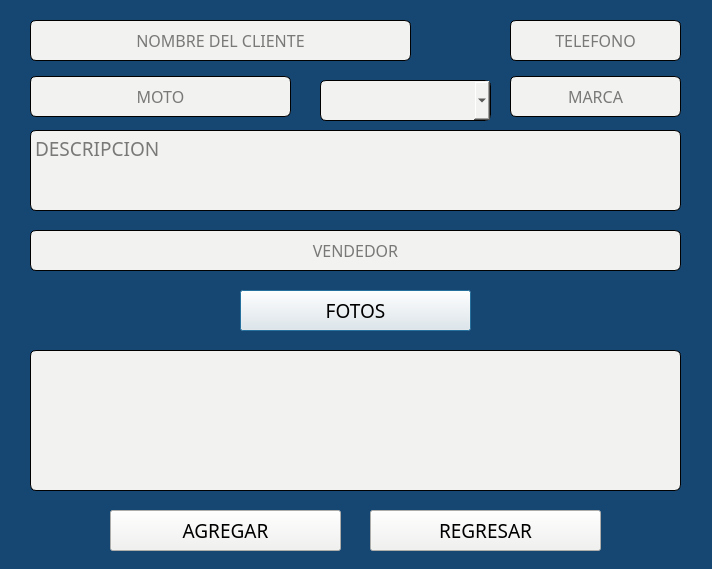
<?xml version="1.0" encoding="UTF-8"?>
<ui version="4.0">
 <class>Dialog</class>
 <widget class="QDialog" name="Dialog">
  <property name="geometry">
   <rect>
    <x>0</x>
    <y>0</y>
    <width>712</width>
    <height>569</height>
   </rect>
  </property>
  <property name="windowTitle">
   <string>CREAR PEDIDO</string>
  </property>
  <property name="styleSheet">
   <string notr="true">background-color: rgb(22, 71, 115);</string>
  </property>
  <widget class="QLineEdit" name="textName">
   <property name="geometry">
    <rect>
     <x>30</x>
     <y>20</y>
     <width>381</width>
     <height>41</height>
    </rect>
   </property>
   <property name="font">
    <font>
     <family>FiraCode Nerd Font</family>
     <pointsize>12</pointsize>
    </font>
   </property>
   <property name="styleSheet">
    <string notr="true">border-radius: 6px;
background-color: rgb(242, 242, 240);
border: 1px solid;</string>
   </property>
   <property name="alignment">
    <set>Qt::AlignCenter</set>
   </property>
   <property name="placeholderText">
    <string>NOMBRE DEL CLIENTE</string>
   </property>
  </widget>
  <widget class="QLineEdit" name="textPhone">
   <property name="geometry">
    <rect>
     <x>510</x>
     <y>20</y>
     <width>171</width>
     <height>41</height>
    </rect>
   </property>
   <property name="font">
    <font>
     <family>FiraCode Nerd Font</family>
     <pointsize>12</pointsize>
    </font>
   </property>
   <property name="styleSheet">
    <string notr="true">border-radius: 6px;
background-color: rgb(242, 242, 240);
border: 1px solid;</string>
   </property>
   <property name="alignment">
    <set>Qt::AlignCenter</set>
   </property>
   <property name="placeholderText">
    <string>TELEFONO</string>
   </property>
  </widget>
  <widget class="QLineEdit" name="textMoto">
   <property name="geometry">
    <rect>
     <x>30</x>
     <y>76</y>
     <width>261</width>
     <height>41</height>
    </rect>
   </property>
   <property name="font">
    <font>
     <family>FiraCode Nerd Font</family>
     <pointsize>12</pointsize>
    </font>
   </property>
   <property name="styleSheet">
    <string notr="true">border-radius: 6px;
background-color: rgb(242, 242, 240);
border: 1px solid;</string>
   </property>
   <property name="alignment">
    <set>Qt::AlignCenter</set>
   </property>
   <property name="placeholderText">
    <string>MOTO</string>
   </property>
  </widget>
  <widget class="QLineEdit" name="textMarca">
   <property name="geometry">
    <rect>
     <x>510</x>
     <y>76</y>
     <width>171</width>
     <height>41</height>
    </rect>
   </property>
   <property name="font">
    <font>
     <family>FiraCode Nerd Font</family>
     <pointsize>12</pointsize>
    </font>
   </property>
   <property name="styleSheet">
    <string notr="true">border-radius: 6px;
background-color: rgb(242, 242, 240);
border: 1px solid;</string>
   </property>
   <property name="alignment">
    <set>Qt::AlignCenter</set>
   </property>
   <property name="placeholderText">
    <string>MARCA</string>
   </property>
  </widget>
  <widget class="QTextEdit" name="textDescription">
   <property name="geometry">
    <rect>
     <x>30</x>
     <y>130</y>
     <width>651</width>
     <height>81</height>
    </rect>
   </property>
   <property name="font">
    <font>
     <family>FiraCode Nerd Font</family>
     <pointsize>14</pointsize>
    </font>
   </property>
   <property name="styleSheet">
    <string notr="true">border-radius: 6px;
background-color: rgb(242, 242, 240);
border: 1px solid;</string>
   </property>
   <property name="placeholderText">
    <string>DESCRIPCION</string>
   </property>
  </widget>
  <widget class="QComboBox" name="textYear">
   <property name="geometry">
    <rect>
     <x>320</x>
     <y>80</y>
     <width>171</width>
     <height>41</height>
    </rect>
   </property>
   <property name="styleSheet">
    <string notr="true">border-radius: 6px;
background-color: rgb(242, 242, 240);
border: 1px solid;</string>
   </property>
   <property name="maxVisibleItems">
    <number>50</number>
   </property>
   <property name="placeholderText">
    <string>AÑO</string>
   </property>
  </widget>
  <widget class="QLineEdit" name="textSalesmen">
   <property name="geometry">
    <rect>
     <x>30</x>
     <y>230</y>
     <width>651</width>
     <height>41</height>
    </rect>
   </property>
   <property name="font">
    <font>
     <family>FiraCode Nerd Font</family>
     <pointsize>12</pointsize>
    </font>
   </property>
   <property name="styleSheet">
    <string notr="true">border-radius: 6px;
background-color: rgb(242, 242, 240);
border: 1px solid;</string>
   </property>
   <property name="alignment">
    <set>Qt::AlignCenter</set>
   </property>
   <property name="placeholderText">
    <string>VENDEDOR</string>
   </property>
  </widget>
  <widget class="QPushButton" name="buttonPhotos">
   <property name="geometry">
    <rect>
     <x>240</x>
     <y>290</y>
     <width>231</width>
     <height>41</height>
    </rect>
   </property>
   <property name="font">
    <font>
     <family>FiraCode Nerd Font</family>
     <pointsize>14</pointsize>
    </font>
   </property>
   <property name="styleSheet">
    <string notr="true">background-color: rgb(242, 242, 240);</string>
   </property>
   <property name="text">
    <string>FOTOS</string>
   </property>
  </widget>
  <widget class="QTableWidget" name="tableR">
   <property name="geometry">
    <rect>
     <x>30</x>
     <y>350</y>
     <width>651</width>
     <height>141</height>
    </rect>
   </property>
   <property name="font">
    <font>
     <family>FiraCode Nerd Font</family>
     <pointsize>12</pointsize>
    </font>
   </property>
   <property name="styleSheet">
    <string notr="true">border-radius: 6px;
background-color: rgb(242, 242, 240);
border: 1px solid;</string>
   </property>
  </widget>
  <widget class="QPushButton" name="buttonInsert">
   <property name="geometry">
    <rect>
     <x>110</x>
     <y>510</y>
     <width>231</width>
     <height>41</height>
    </rect>
   </property>
   <property name="font">
    <font>
     <family>FiraCode Nerd Font</family>
     <pointsize>14</pointsize>
    </font>
   </property>
   <property name="styleSheet">
    <string notr="true">background-color: rgb(242, 242, 240);</string>
   </property>
   <property name="text">
    <string>AGREGAR</string>
   </property>
  </widget>
  <widget class="QPushButton" name="buttonReturn">
   <property name="geometry">
    <rect>
     <x>370</x>
     <y>510</y>
     <width>231</width>
     <height>41</height>
    </rect>
   </property>
   <property name="font">
    <font>
     <family>FiraCode Nerd Font</family>
     <pointsize>14</pointsize>
    </font>
   </property>
   <property name="styleSheet">
    <string notr="true">background-color: rgb(242, 242, 240);</string>
   </property>
   <property name="text">
    <string>REGRESAR</string>
   </property>
  </widget>
 </widget>
 <resources/>
 <connections/>
</ui>
